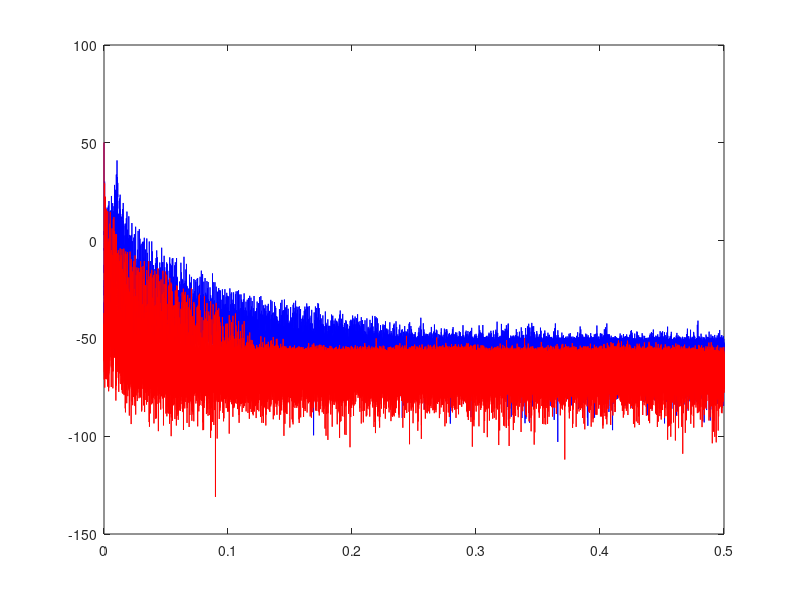

MATLAB code to generate this figure: (Note: this script raises an error after producing the figure.)
clear; clc;

% Load signals
sif_with = load('ws_task2.mat').sif;
sif_without = load('ws_task3.mat').sif;

% Match lengths
N = min(length(sif_with), length(sif_without));
sif_with = sif_with(1:N);
sif_without = sif_without(1:N);

% FFT power spectra
spectrum_with = abs(fft(sif_with)).^2 / N;
spectrum_noise = abs(fft(sif_without)).^2 / N;

% Focus on positive frequencies (1:N/2)
[~, peak_bin] = max(spectrum_with(2:N/2));  % ignore DC
peak_bin = peak_bin + 1;

% Signal and noise power at beat frequency
P_signal_bin = spectrum_with(peak_bin);
P_noise_bin = spectrum_noise(peak_bin);

% SNR estimate
SNR_bin = P_signal_bin / max(P_noise_bin, eps);
SNR_dB = 10 * log10(SNR_bin);

% Output result
fprintf('Frequency-domain SNR at peak bin: %.2f dB\n', SNR_dB);

% Optional: visualize
f = linspace(0, 1, N);  % normalized frequency
figure;
plot(f(1:N/2), 10*log10(spectrum_with(1:N/2)), 'b', 'DisplayName', 'Signal+Noise');
hold on;
plot(f(1:N/2), 10*log10(spectrum_noise(1:N/2)), 'r', 'DisplayName', 'Noise Only');
xline(f(peak_bin), '--k', 'DisplayName', 'Peak');
legend; grid on;
xlabel('Normalized Frequency');
ylabel('Power (dB)');
title('FFT Spectra');